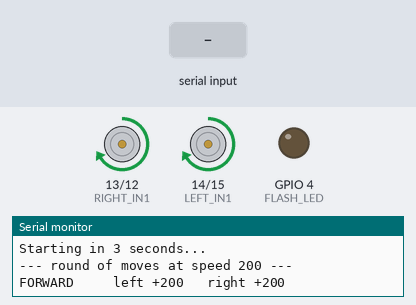
The sketch below on a simulated ESP32. Parts: motor-driver pin pairs drawn as motors (green arrow = first pin HIGH = forward, orange = second pin HIGH = backward, longer = more drive), output pins drawn as LEDs (lit = HIGH), the last lines printed to the serial monitor. Inputs (shaded band) come from the test bench.

Above: at 4.2 s.
4.3 s: "-" received over Serial
At 12.7 s:
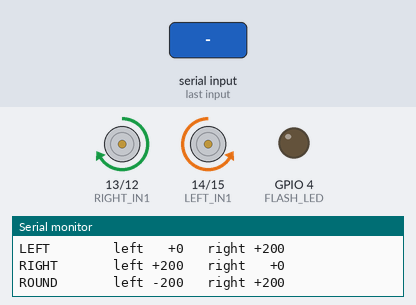
13.1 s: "s" received over Serial
At 14.6 s:
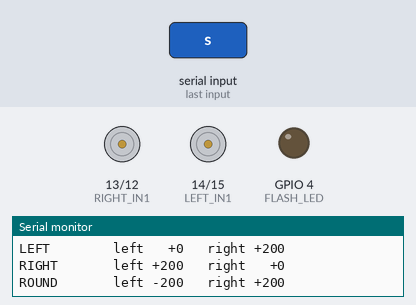
16.5 s: "g" received over Serial
At 19.6 s:
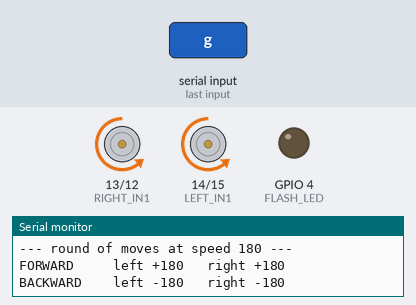
Timing chart, 0 to 46.6 s (numbered marks = the images above; inputs shaded):
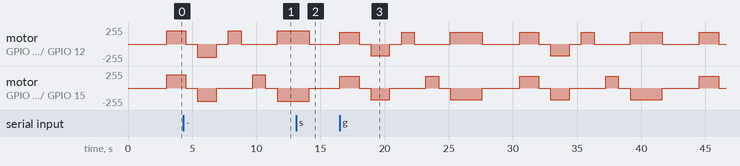

The sketch:

motor_moves.ino
```cpp
// Automatic movement test: forward, backward, left, right, round.
// No WiFi, no camera, no commands. Power it up and it runs the five moves in a
// loop, with a pause between each one, and says over serial what it is doing.
//
// Wiring:
//   GPIO14 -> L293D pin 2  (IN1)   left motor
//   GPIO15 -> L293D pin 7  (IN2)   left motor
//   GPIO13 -> L293D pin 10 (IN3)   right motor
//   GPIO12 -> L293D pin 15 (IN4)   right motor
//
// Serial 115200 baud: s = stop and pause, g = go again, + / - = speed

#include <Arduino.h>

const int LEFT_IN1  = 14;
const int LEFT_IN2  = 15;
const int RIGHT_IN1 = 13;
const int RIGHT_IN2 = 12;
const int FLASH_LED = 4;

const int PWM_FREQ = 1000;
const int PWM_BITS = 8;

int speed = 200;        // 0-255
bool running = true;

// One wheel: positive turns it forward, negative backward, 0 stops it
void wheel(int in1, int in2, int value) {
  value = constrain(value, -255, 255);
  ledcWrite(in1, value > 0 ? value : 0);
  ledcWrite(in2, value < 0 ? -value : 0);
}

void drive(int left, int right) {
  wheel(LEFT_IN1, LEFT_IN2, left);
  wheel(RIGHT_IN1, RIGHT_IN2, right);
}

void stopNow() { drive(0, 0); }

// Do one move, then stop and wait, so each move is easy to tell apart
void move(const char *name, int left, int right, int ms) {
  if (!running) return;
  Serial.printf("%-10s  left %+4d   right %+4d\n", name, left, right);
  drive(left, right);
  delay(ms);
  stopNow();
  delay(900);
}

void setup() {
  Serial.begin(115200);
  pinMode(FLASH_LED, OUTPUT);
  digitalWrite(FLASH_LED, LOW);

  ledcAttach(LEFT_IN1,  PWM_FREQ, PWM_BITS);
  ledcAttach(LEFT_IN2,  PWM_FREQ, PWM_BITS);
  ledcAttach(RIGHT_IN1, PWM_FREQ, PWM_BITS);
  ledcAttach(RIGHT_IN2, PWM_FREQ, PWM_BITS);
  stopNow();

  Serial.println("\n\nMovement test: forward, backward, left, right, round");
  Serial.println("Put the robot on the floor with space around it.");
  Serial.println("Serial: s = stop, g = go, + / - = speed");
  Serial.println("Starting in 3 seconds...");
  delay(3000);
}

void checkSerial() {
  if (!Serial.available()) return;
  char c = Serial.read();
  if (c == 's')      { running = false; stopNow(); Serial.println("\n** stopped, send 'g' to go **"); }
  else if (c == 'g') { running = true;  Serial.println("\n** running **"); }
  else if (c == '+') { speed = min(speed + 20, 255); Serial.printf("speed %d\n", speed); }
  else if (c == '-') { speed = max(speed - 20, 80);  Serial.printf("speed %d\n", speed); }
}

void loop() {
  checkSerial();
  if (!running) { delay(100); return; }

  int s = speed;
  Serial.printf("\n--- round of moves at speed %d ---\n", s);

  move("FORWARD",  s,  s, 1500);   // both wheels forward
  move("BACKWARD", -s, -s, 1500);  // both wheels backward
  move("LEFT",     0,  s, 1000);   // right wheel only: swings to the left
  move("RIGHT",    s,  0, 1000);   // left wheel only: swings to the right
  move("ROUND",   -s,  s, 2500);   // wheels opposite: spins on the spot

  Serial.println("--- pause ---");
  for (int i = 0; i < 20 && running; i++) { checkSerial(); delay(100); }
}
```
